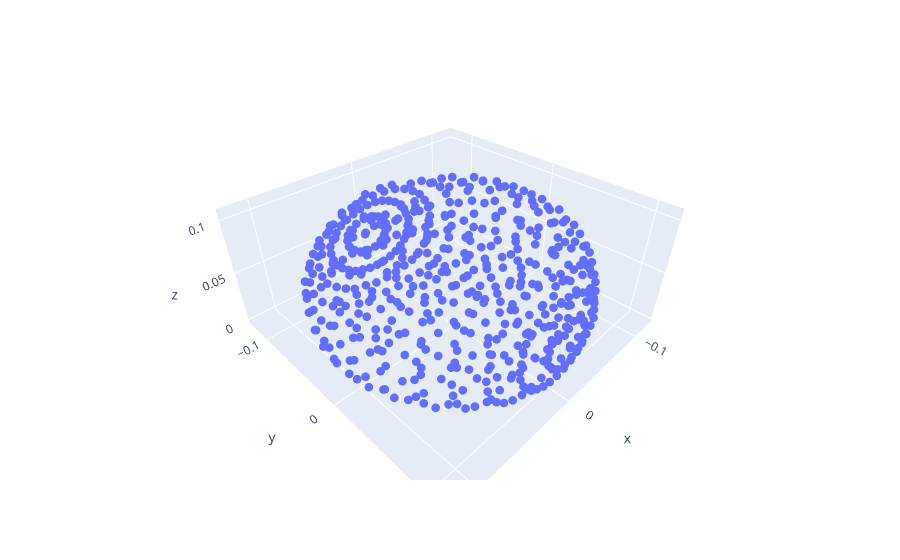

Here is the notebook cell this chart was saved with:
### Code cell
import plotly.express as px

fig = px.scatter_3d(x=xyz[0], y=xyz[1], z=xyz[2])
fig.update_traces(marker=dict(size=3))
fig.show()

### Figure 1 — Plotly figure (JSON) as saved in the notebook; plotly's stock layout.template omitted (floating-point values rounded to 4 significant figures; data arrays with more than 128 entries replaced by an {"elided": "..."} marker saying what was removed)
{"data": [{"hovertemplate": "x=%{x}<br>y=%{y}<br>z=%{z}<extra></extra>", "legendgroup": "", "marker": {"color": "#636efa", "size": 3, "symbol": "circle"}, "mode": "markers", "name": "", "scene": "scene", "showlegend": false, "type": "scatter3d", "x": {"elided": "541 float values"}, "y": {"elided": "541 float values"}, "z": {"elided": "541 float values"}}], "layout": {"legend": {"tracegroupgap": 0}, "margin": {"t": 60}, "scene": {"domain": {"x": [0, 1], "y": [0, 1]}, "xaxis": {"title": {"text": "x"}}, "yaxis": {"title": {"text": "y"}}, "zaxis": {"title": {"text": "z"}}}}}
